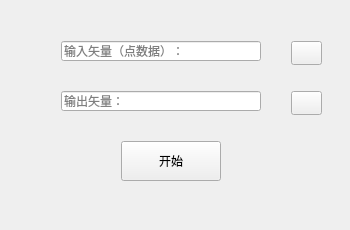
<?xml version="1.0" encoding="UTF-8"?>
<ui version="4.0">
 <class>TriangulationClass</class>
 <widget class="QWidget" name="TriangulationClass">
  <property name="geometry">
   <rect>
    <x>0</x>
    <y>0</y>
    <width>350</width>
    <height>230</height>
   </rect>
  </property>
  <property name="windowTitle">
   <string>Triangulation</string>
  </property>
  <layout class="QHBoxLayout" name="horizontalLayout">
   <item>
    <widget class="QWidget" name="widget" native="true">
     <widget class="QLineEdit" name="lineEditVector">
      <property name="geometry">
       <rect>
        <x>50</x>
        <y>30</y>
        <width>200</width>
        <height>20</height>
       </rect>
      </property>
      <property name="readOnly">
       <bool>true</bool>
      </property>
      <property name="placeholderText">
       <string>输入矢量（点数据）：</string>
      </property>
     </widget>
     <widget class="QPushButton" name="openFile">
      <property name="geometry">
       <rect>
        <x>280</x>
        <y>30</y>
        <width>31</width>
        <height>24</height>
       </rect>
      </property>
      <property name="text">
       <string/>
      </property>
      <property name="icon">
       <iconset resource="login.qrc">
        <normaloff>:/login/res/openFile.png</normaloff>:/login/res/openFile.png</iconset>
      </property>
     </widget>
     <widget class="QPushButton" name="begin">
      <property name="geometry">
       <rect>
        <x>110</x>
        <y>130</y>
        <width>100</width>
        <height>40</height>
       </rect>
      </property>
      <property name="text">
       <string>开始</string>
      </property>
     </widget>
     <widget class="QLineEdit" name="lineEditOutputVector">
      <property name="geometry">
       <rect>
        <x>50</x>
        <y>80</y>
        <width>200</width>
        <height>20</height>
       </rect>
      </property>
      <property name="readOnly">
       <bool>true</bool>
      </property>
      <property name="placeholderText">
       <string>输出矢量：</string>
      </property>
     </widget>
     <widget class="QPushButton" name="outputVectorButton">
      <property name="geometry">
       <rect>
        <x>280</x>
        <y>80</y>
        <width>31</width>
        <height>24</height>
       </rect>
      </property>
      <property name="text">
       <string/>
      </property>
      <property name="icon">
       <iconset resource="login.qrc">
        <normaloff>:/login/res/saveFile.png</normaloff>:/login/res/saveFile.png</iconset>
      </property>
     </widget>
    </widget>
   </item>
  </layout>
 </widget>
 <layoutdefault spacing="6" margin="11"/>
 <resources>
  <include location="login.qrc"/>
 </resources>
 <connections/>
</ui>
